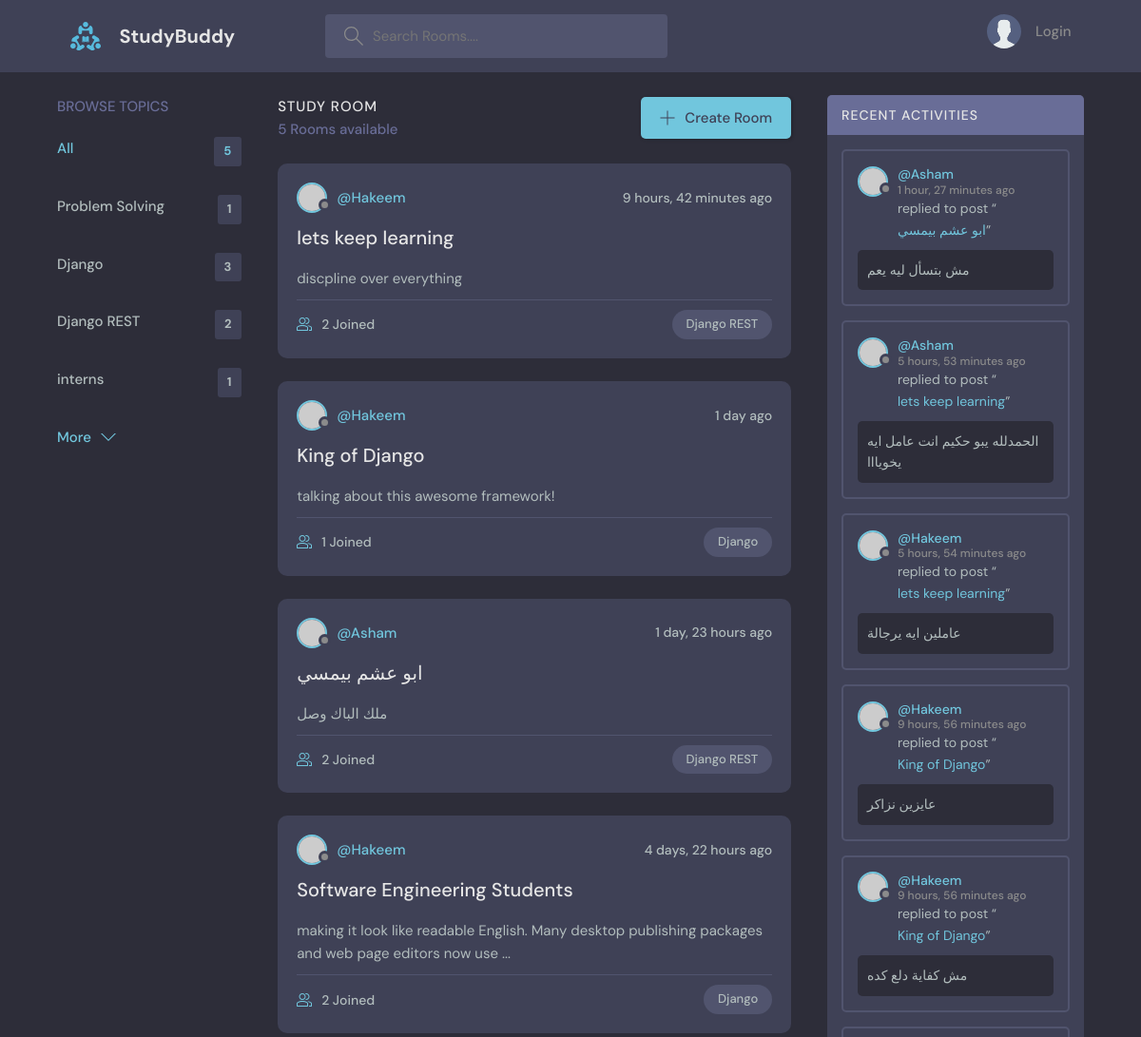
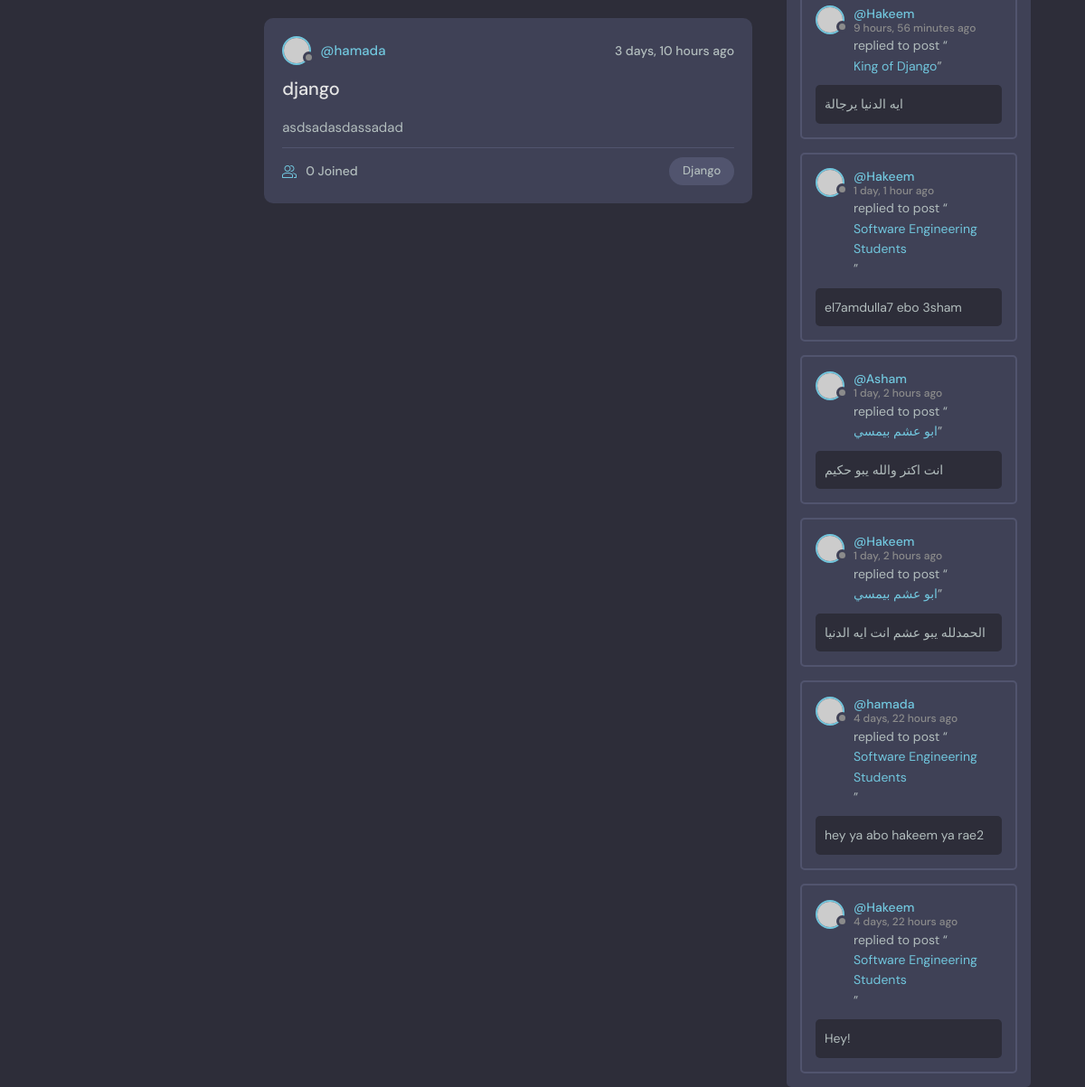
Screenshot of /?q=Django with the database file from the repository (2 pictures, top to bottom).
### base/models.py (models this page shows, shortened)
class Topic(models.Model):
    name = models.CharField(max_length=200)

class Room(models.Model):
    host = models.ForeignKey(User, on_delete=models.SET_NULL, null=True)
    topic = models.ForeignKey(Topic, on_delete = models.SET_NULL, null = True)
    name = models.CharField(max_length=200)
    description = models.TextField(null = True, blank = True)
    participants = models.ManyToManyField(User, related_name='participants', blank=True)
    updated = models.DateTimeField(auto_now=True)
    created = models.DateTimeField(auto_now_add=True)
    class Meta:
        ordering = ['-updated', '-created']
    def __str__(self):
        return self.name

class Message(models.Model):
    user = models.ForeignKey(User, on_delete=models.CASCADE)
    room = models.ForeignKey(Room, on_delete=models.CASCADE)
    body = models.TextField()
    updated = models.DateTimeField(auto_now=True)
    created = models.DateTimeField(auto_now_add=True)
    class Meta:
        ordering = ['-updated', '-created']

### base/views.py (the view)
# urls.py: path('', views.home, name = "home"),
def home(request):
    q = request.GET.get('q') if request.GET.get('q') != None else ''
    rooms = Room.objects.filter(
        Q(topic__name__icontains = q) |
        Q(name__icontains = q) |
        Q(description__icontains = q) |
        Q(host__username__icontains = q)
        )
    topics = Topic.objects.all()
    room_count = rooms.count()
    room_messages = Message.objects.filter(Q(room__topic__name__icontains = q))
    context = {'rooms': rooms, 'topics': topics, 'room_count': room_count, 'room_messages': room_messages}
    return render(request, 'base/home.html', context)

### base/templates/base/home.html (shortened to what this page needs)
{% extends 'main.html'%}
{% block content %}
<main class="layout layout--3">
      <div class="container">
          {% include 'base/topics_component.html'%}
        <div class="roomList">
          <div class="roomList__header">
            <div>
              <h2>Study Room</h2>
              <p>{{ room_count }} Rooms available</p>
            </div>
            <a class="btn btn--main" href="{% url 'create-room' %}">
              <svg version="1.1" xmlns="http://www.w3.org/2000/svg" width="32" height="32" viewBox="0 0 32 32">
                <title>add</title>
                <path
                  d="M16.943 0.943h-1.885v14.115h-14.115v1.885h14.115v14.115h1.885v-14.115h14.115v-1.885h-14.115v-14.115z"
                ></path>
              </svg>
              Create Room
            </a>
          </div>
          {% include 'base/feed_component.html'%}
        </div>
         {% include 'base/activity_component.html'%}
      </div>
    </main>
    {% endblock %}

### base/templates/base/topics_component.html
        <div class="topics">
          <div class="topics__header">
            <h2>Browse Topics</h2>
          </div>
          <ul class="topics__list">
            <li>
              <a href="{% url 'home'%}" class="active">All <span>{{rooms.count}}</span></a>
            </li>
            {% for topic in topics %}
            <li>
              <a href="{% url 'home'%}?q={{topic.name}}">{{topic.name}} <span>{{topic.room_set.all.count}} </span></a>
            </li>
            {% endfor %}
          </ul>
          <a class="btn btn--link" href="topics.html">
            More
            <svg version="1.1" xmlns="http://www.w3.org/2000/svg" width="32" height="32" viewBox="0 0 32 32">
              <title>chevron-down</title>
              <path d="M16 21l-13-13h-3l16 16 16-16h-3l-13 13z"></path>
            </svg>
          </a>
        </div>

### base/templates/base/feed_component.html (shortened to what this page needs)
{% for room in rooms %}
    <div class="roomListRoom">
            <div class="roomListRoom__header">
              <a href="{% url 'user-profile' room.host.id %}" class="roomListRoom__author">
                <div class="avatar avatar--small">
                  <img src="https://randomuser.me/api/portraits/women/11.jpg" />
                </div>
                <span>@{{room.host.username}}</span>
              </a>
              <div class="roomListRoom__actions">
                <span>{{ room.created|timesince}} ago</span>
              </div>
            </div>
            <div class="roomListRoom__content">
              <a href="{% url 'room' room.id %}">{{room.name}}</a>
              <p>
                {{room.description|slice:":100"}}{% if room.description|length > 100 %}...{% endif %}
              </p>
            </div>
            <div class="roomListRoom__meta">
              <a href="{% url 'room' room.id %}" class="roomListRoom__joined">
                {{room.participants.all.count}} Joined
              </a>
              <p class="roomListRoom__topic">{{room.topic.name}}</p>
            </div>
    </div>
{% endfor %}

### base/templates/base/activity_component.html (shortened to what this page needs)
        <div class="activities">
          <div class="activities__header">
            <h2>Recent Activities</h2>
          </div>
          {% for message in room_messages %}
          <div class="activities__box">
            <div class="activities__boxHeader roomListRoom__header">
              <a href="{% url 'user-profile' message.user.id %}" class="roomListRoom__author">
                <div class="avatar avatar--small">
                  <img src="https://randomuser.me/api/portraits/women/11.jpg" />
                </div>
                <p>
                  @{{message.user}}
                  <span>{{message.created|timesince}} ago</span>
                </p>
              </a>
            </div>
            <div class="activities__boxContent">
              <p>replied to post “<a href="{% url 'room' message.room.id %}">{{message.room}}</a>”</p>
              <div class="activities__boxRoomContent">
               {{message.body|slice:":100"}}{% if message.body|length > 100 %}...{% endif %}
              </div>
            </div>
          </div>
          {% endfor %}
        </div>

### rows the page displays
Topic: name "Problem Solving", room_set.all.count "1"
Topic: name "Django", room_set.all.count "3"
Topic: name "Django REST", room_set.all.count "2"
Topic: name "interns", room_set.all.count "1"
Room: host.username "Hakeem", created "9 hours, 42 minutes", name "lets keep learning", description "discpline over everything", participants.all.count "2", topic.name "Django REST"
Room: host.username "Hakeem", created "1 day", name "King of Django", description "talking about this awesome framework!", participants.all.count "1", topic.name "Django"
Room: host.username "Asham", created "1 day, 23 hours", name "ابو عشم بيمسي", description "ملك الباك وصل", participants.all.count "2", topic.name "Django REST"
Room: host.username "Hakeem", created "4 days, 22 hours", name "Software Engineering Students", description "making it look like readable English. Many desktop publishing packages and web page editors now use", participants.all.count "2", topic.name "Django"
Room: host.username "hamada", created "3 days, 10 hours", name "django", description "asdsadasdassadad", participants.all.count "0", topic.name "Django"
Message: user "Asham", created "1 hour, 27 minutes", room "ابو عشم بيمسي", body "مش بتسأل ليه يعم"
Message: user "Asham", created "5 hours, 53 minutes", room "lets keep learning", body "الحمدلله يبو حكيم انت عامل ايه يخويااا"
Message: user "Hakeem", created "5 hours, 54 minutes", room "lets keep learning", body "عاملين ايه يرجالة"
Message: user "Hakeem", created "9 hours, 56 minutes", room "King of Django", body "عايزين نزاكر"
Message: user "Hakeem", created "9 hours, 56 minutes", room "King of Django", body "مش كفاية دلع كده"
Message: user "Hakeem", created "9 hours, 56 minutes", room "King of Django", body "ايه الدنيا يرجالة"
Message: user "Hakeem", created "1 day, 1 hour", room "Software Engineering Students", body "el7amdulla7 ebo 3sham"
Message: user "Asham", created "1 day, 2 hours", room "ابو عشم بيمسي", body "انت اكتر والله يبو حكيم"
Message: user "Hakeem", created "1 day, 2 hours", room "ابو عشم بيمسي", body "الحمدلله يبو عشم انت ايه الدنيا"
Message: user "hamada", created "4 days, 22 hours", room "Software Engineering Students", body "hey ya abo hakeem ya rae2"
Message: user "Hakeem", created "4 days, 22 hours", room "Software Engineering Students", body "Hey!"

### other values shown
{{ rooms.count }} "5"
{{ room_count }} "5"
